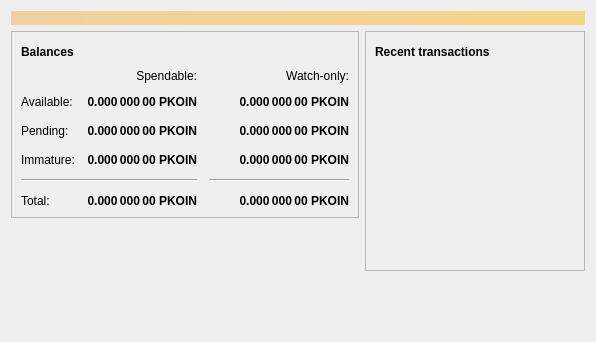
<?xml version="1.0" encoding="UTF-8"?>
<ui version="4.0">
 <class>OverviewPage</class>
 <widget class="QWidget" name="OverviewPage">
  <property name="geometry">
   <rect>
    <x>0</x>
    <y>0</y>
    <width>596</width>
    <height>342</height>
   </rect>
  </property>
  <property name="windowTitle">
   <string>Form</string>
  </property>
  <layout class="QVBoxLayout" name="topLayout">
   <item>
    <widget class="QLabel" name="labelAlerts">
     <property name="visible">
      <bool>false</bool>
     </property>
     <property name="styleSheet">
      <string notr="true">QLabel { background-color: qlineargradient(x1: 0, y1: 0, x2: 1, y2: 0, stop:0 #F0D0A0, stop:1 #F8D488); color:#000000; }</string>
     </property>
     <property name="wordWrap">
      <bool>true</bool>
     </property>
     <property name="margin">
      <number>3</number>
     </property>
     <property name="textInteractionFlags">
      <set>Qt::TextSelectableByMouse</set>
     </property>
    </widget>
   </item>
   <item>
    <layout class="QHBoxLayout" name="horizontalLayout" stretch="1,1">
     <item>
      <layout class="QVBoxLayout" name="verticalLayout_2">
       <item>
        <widget class="QFrame" name="frame">
         <property name="frameShape">
          <enum>QFrame::StyledPanel</enum>
         </property>
         <property name="frameShadow">
          <enum>QFrame::Raised</enum>
         </property>
         <layout class="QVBoxLayout" name="verticalLayout_4">
          <item>
           <layout class="QHBoxLayout" name="horizontalLayout_4">
            <item>
             <widget class="QLabel" name="label_5">
              <property name="font">
               <font>
                <weight>75</weight>
                <bold>true</bold>
               </font>
              </property>
              <property name="text">
               <string>Balances</string>
              </property>
             </widget>
            </item>
            <item>
             <widget class="QPushButton" name="labelWalletStatus">
              <property name="enabled">
               <bool>true</bool>
              </property>
              <property name="maximumSize">
               <size>
                <width>30</width>
                <height>16777215</height>
               </size>
              </property>
              <property name="toolTip">
               <string>The displayed information may be out of date. Your wallet automatically synchronizes with the Pocketcoin network after a connection is established, but this process has not completed yet.</string>
              </property>
              <property name="text">
               <string/>
              </property>
              <property name="icon">
               <iconset resource="../pocketcoin.qrc">
                <normaloff>:/icons/warning</normaloff>
                <disabledoff>:/icons/warning</disabledoff>:/icons/warning</iconset>
              </property>
              <property name="iconSize">
               <size>
                <width>24</width>
                <height>24</height>
               </size>
              </property>
              <property name="flat">
               <bool>true</bool>
              </property>
             </widget>
            </item>
            <item>
             <spacer name="horizontalSpacer_3">
              <property name="orientation">
               <enum>Qt::Horizontal</enum>
              </property>
              <property name="sizeHint" stdset="0">
               <size>
                <width>40</width>
                <height>20</height>
               </size>
              </property>
             </spacer>
            </item>
           </layout>
          </item>
          <item>
           <layout class="QGridLayout" name="gridLayout">
            <property name="spacing">
             <number>12</number>
            </property>
            <item row="2" column="2">
             <widget class="QLabel" name="labelWatchPending">
              <property name="font">
               <font>
                <weight>75</weight>
                <bold>true</bold>
               </font>
              </property>
              <property name="cursor">
               <cursorShape>IBeamCursor</cursorShape>
              </property>
              <property name="toolTip">
               <string>Unconfirmed transactions to watch-only addresses</string>
              </property>
              <property name="text">
               <string notr="true">0.000 000 00 PKOIN</string>
              </property>
              <property name="alignment">
               <set>Qt::AlignRight|Qt::AlignTrailing|Qt::AlignVCenter</set>
              </property>
              <property name="textInteractionFlags">
               <set>Qt::LinksAccessibleByMouse|Qt::TextSelectableByKeyboard|Qt::TextSelectableByMouse</set>
              </property>
             </widget>
            </item>
            <item row="2" column="1">
             <widget class="QLabel" name="labelUnconfirmed">
              <property name="font">
               <font>
                <weight>75</weight>
                <bold>true</bold>
               </font>
              </property>
              <property name="cursor">
               <cursorShape>IBeamCursor</cursorShape>
              </property>
              <property name="toolTip">
               <string>Total of transactions that have yet to be confirmed, and do not yet count toward the spendable balance</string>
              </property>
              <property name="text">
               <string notr="true">0.000 000 00 PKOIN</string>
              </property>
              <property name="alignment">
               <set>Qt::AlignRight|Qt::AlignTrailing|Qt::AlignVCenter</set>
              </property>
              <property name="textInteractionFlags">
               <set>Qt::LinksAccessibleByMouse|Qt::TextSelectableByKeyboard|Qt::TextSelectableByMouse</set>
              </property>
             </widget>
            </item>
            <item row="3" column="2">
             <widget class="QLabel" name="labelWatchImmature">
              <property name="font">
               <font>
                <weight>75</weight>
                <bold>true</bold>
               </font>
              </property>
              <property name="cursor">
               <cursorShape>IBeamCursor</cursorShape>
              </property>
              <property name="toolTip">
               <string>Mined balance in watch-only addresses that has not yet matured</string>
              </property>
              <property name="text">
               <string notr="true">0.000 000 00 PKOIN</string>
              </property>
              <property name="alignment">
               <set>Qt::AlignRight|Qt::AlignTrailing|Qt::AlignVCenter</set>
              </property>
              <property name="textInteractionFlags">
               <set>Qt::LinksAccessibleByMouse|Qt::TextSelectableByKeyboard|Qt::TextSelectableByMouse</set>
              </property>
             </widget>
            </item>
            <item row="4" column="0" colspan="2">
             <widget class="Line" name="line">
              <property name="orientation">
               <enum>Qt::Horizontal</enum>
              </property>
             </widget>
            </item>
            <item row="4" column="2">
             <widget class="Line" name="lineWatchBalance">
              <property name="sizePolicy">
               <sizepolicy hsizetype="Preferred" vsizetype="Fixed">
                <horstretch>0</horstretch>
                <verstretch>0</verstretch>
               </sizepolicy>
              </property>
              <property name="minimumSize">
               <size>
                <width>140</width>
                <height>0</height>
               </size>
              </property>
              <property name="orientation">
               <enum>Qt::Horizontal</enum>
              </property>
             </widget>
            </item>
            <item row="5" column="0">
             <widget class="QLabel" name="labelTotalText">
              <property name="text">
               <string>Total:</string>
              </property>
             </widget>
            </item>
            <item row="3" column="1">
             <widget class="QLabel" name="labelImmature">
              <property name="font">
               <font>
                <weight>75</weight>
                <bold>true</bold>
               </font>
              </property>
              <property name="cursor">
               <cursorShape>IBeamCursor</cursorShape>
              </property>
              <property name="toolTip">
               <string>Mined balance that has not yet matured</string>
              </property>
              <property name="text">
               <string notr="true">0.000 000 00 PKOIN</string>
              </property>
              <property name="alignment">
               <set>Qt::AlignRight|Qt::AlignTrailing|Qt::AlignVCenter</set>
              </property>
              <property name="textInteractionFlags">
               <set>Qt::LinksAccessibleByMouse|Qt::TextSelectableByKeyboard|Qt::TextSelectableByMouse</set>
              </property>
             </widget>
            </item>
            <item row="2" column="3">
             <spacer name="horizontalSpacer_2">
              <property name="orientation">
               <enum>Qt::Horizontal</enum>
              </property>
              <property name="sizeHint" stdset="0">
               <size>
                <width>40</width>
                <height>20</height>
               </size>
              </property>
             </spacer>
            </item>
            <item row="3" column="0">
             <widget class="QLabel" name="labelImmatureText">
              <property name="text">
               <string>Immature:</string>
              </property>
             </widget>
            </item>
            <item row="5" column="1">
             <widget class="QLabel" name="labelTotal">
              <property name="font">
               <font>
                <weight>75</weight>
                <bold>true</bold>
               </font>
              </property>
              <property name="cursor">
               <cursorShape>IBeamCursor</cursorShape>
              </property>
              <property name="toolTip">
               <string>Your current total balance</string>
              </property>
              <property name="text">
               <string notr="true">0.000 000 00 PKOIN</string>
              </property>
              <property name="alignment">
               <set>Qt::AlignRight|Qt::AlignTrailing|Qt::AlignVCenter</set>
              </property>
              <property name="textInteractionFlags">
               <set>Qt::LinksAccessibleByMouse|Qt::TextSelectableByKeyboard|Qt::TextSelectableByMouse</set>
              </property>
             </widget>
            </item>
            <item row="5" column="2">
             <widget class="QLabel" name="labelWatchTotal">
              <property name="font">
               <font>
                <weight>75</weight>
                <bold>true</bold>
               </font>
              </property>
              <property name="cursor">
               <cursorShape>IBeamCursor</cursorShape>
              </property>
              <property name="toolTip">
               <string>Current total balance in watch-only addresses</string>
              </property>
              <property name="text">
               <string notr="true">0.000 000 00 PKOIN</string>
              </property>
              <property name="alignment">
               <set>Qt::AlignRight|Qt::AlignTrailing|Qt::AlignVCenter</set>
              </property>
              <property name="textInteractionFlags">
               <set>Qt::LinksAccessibleByMouse|Qt::TextSelectableByKeyboard|Qt::TextSelectableByMouse</set>
              </property>
             </widget>
            </item>
            <item row="0" column="2">
             <widget class="QLabel" name="labelWatchonly">
              <property name="text">
               <string>Watch-only:</string>
              </property>
              <property name="alignment">
               <set>Qt::AlignRight|Qt::AlignTrailing|Qt::AlignVCenter</set>
              </property>
             </widget>
            </item>
            <item row="1" column="0">
             <widget class="QLabel" name="labelBalanceText">
              <property name="text">
               <string>Available:</string>
              </property>
             </widget>
            </item>
            <item row="1" column="1">
             <widget class="QLabel" name="labelBalance">
              <property name="font">
               <font>
                <weight>75</weight>
                <bold>true</bold>
               </font>
              </property>
              <property name="cursor">
               <cursorShape>IBeamCursor</cursorShape>
              </property>
              <property name="toolTip">
               <string>Your current spendable balance</string>
              </property>
              <property name="text">
               <string notr="true">0.000 000 00 PKOIN</string>
              </property>
              <property name="alignment">
               <set>Qt::AlignRight|Qt::AlignTrailing|Qt::AlignVCenter</set>
              </property>
              <property name="textInteractionFlags">
               <set>Qt::LinksAccessibleByMouse|Qt::TextSelectableByKeyboard|Qt::TextSelectableByMouse</set>
              </property>
             </widget>
            </item>
            <item row="1" column="2">
             <widget class="QLabel" name="labelWatchAvailable">
              <property name="font">
               <font>
                <weight>75</weight>
                <bold>true</bold>
               </font>
              </property>
              <property name="cursor">
               <cursorShape>IBeamCursor</cursorShape>
              </property>
              <property name="toolTip">
               <string>Your current balance in watch-only addresses</string>
              </property>
              <property name="text">
               <string notr="true">0.000 000 00 PKOIN</string>
              </property>
              <property name="alignment">
               <set>Qt::AlignRight|Qt::AlignTrailing|Qt::AlignVCenter</set>
              </property>
              <property name="textInteractionFlags">
               <set>Qt::LinksAccessibleByMouse|Qt::TextSelectableByKeyboard|Qt::TextSelectableByMouse</set>
              </property>
             </widget>
            </item>
            <item row="2" column="0">
             <widget class="QLabel" name="labelPendingText">
              <property name="text">
               <string>Pending:</string>
              </property>
             </widget>
            </item>
            <item row="0" column="1">
             <widget class="QLabel" name="labelSpendable">
              <property name="text">
               <string>Spendable:</string>
              </property>
              <property name="alignment">
               <set>Qt::AlignRight|Qt::AlignTrailing|Qt::AlignVCenter</set>
              </property>
             </widget>
            </item>
           </layout>
          </item>
         </layout>
        </widget>
       </item>
       <item>
        <spacer name="verticalSpacer">
         <property name="orientation">
          <enum>Qt::Vertical</enum>
         </property>
         <property name="sizeHint" stdset="0">
          <size>
           <width>20</width>
           <height>40</height>
          </size>
         </property>
        </spacer>
       </item>
      </layout>
     </item>
     <item>
      <layout class="QVBoxLayout" name="verticalLayout_3">
       <item>
        <widget class="QFrame" name="frame_2">
         <property name="frameShape">
          <enum>QFrame::StyledPanel</enum>
         </property>
         <property name="frameShadow">
          <enum>QFrame::Raised</enum>
         </property>
         <layout class="QVBoxLayout" name="verticalLayout">
          <item>
           <layout class="QHBoxLayout" name="horizontalLayout_2">
            <item>
             <widget class="QLabel" name="label_4">
              <property name="font">
               <font>
                <weight>75</weight>
                <bold>true</bold>
               </font>
              </property>
              <property name="text">
               <string>Recent transactions</string>
              </property>
             </widget>
            </item>
            <item>
             <widget class="QPushButton" name="labelTransactionsStatus">
              <property name="enabled">
               <bool>true</bool>
              </property>
              <property name="maximumSize">
               <size>
                <width>30</width>
                <height>16777215</height>
               </size>
              </property>
              <property name="toolTip">
               <string>The displayed information may be out of date. Your wallet automatically synchronizes with the Pocketcoin network after a connection is established, but this process has not completed yet.</string>
              </property>
              <property name="text">
               <string/>
              </property>
              <property name="icon">
               <iconset resource="../pocketcoin.qrc">
                <normaloff>:/icons/warning</normaloff>
                <disabledoff>:/icons/warning</disabledoff>:/icons/warning</iconset>
              </property>
              <property name="iconSize">
               <size>
                <width>24</width>
                <height>24</height>
               </size>
              </property>
              <property name="flat">
               <bool>true</bool>
              </property>
             </widget>
            </item>
            <item>
             <spacer name="horizontalSpacer">
              <property name="orientation">
               <enum>Qt::Horizontal</enum>
              </property>
              <property name="sizeHint" stdset="0">
               <size>
                <width>40</width>
                <height>20</height>
               </size>
              </property>
             </spacer>
            </item>
           </layout>
          </item>
          <item>
           <widget class="QListView" name="listTransactions">
            <property name="styleSheet">
             <string notr="true">QListView { background: transparent; }</string>
            </property>
            <property name="frameShape">
             <enum>QFrame::NoFrame</enum>
            </property>
            <property name="verticalScrollBarPolicy">
             <enum>Qt::ScrollBarAlwaysOff</enum>
            </property>
            <property name="horizontalScrollBarPolicy">
             <enum>Qt::ScrollBarAlwaysOff</enum>
            </property>
            <property name="selectionMode">
             <enum>QAbstractItemView::NoSelection</enum>
            </property>
           </widget>
          </item>
         </layout>
        </widget>
       </item>
       <item>
        <spacer name="verticalSpacer_2">
         <property name="orientation">
          <enum>Qt::Vertical</enum>
         </property>
         <property name="sizeHint" stdset="0">
          <size>
           <width>20</width>
           <height>40</height>
          </size>
         </property>
        </spacer>
       </item>
      </layout>
     </item>
    </layout>
   </item>
  </layout>
 </widget>
 <resources/>
 <connections/>
</ui>
